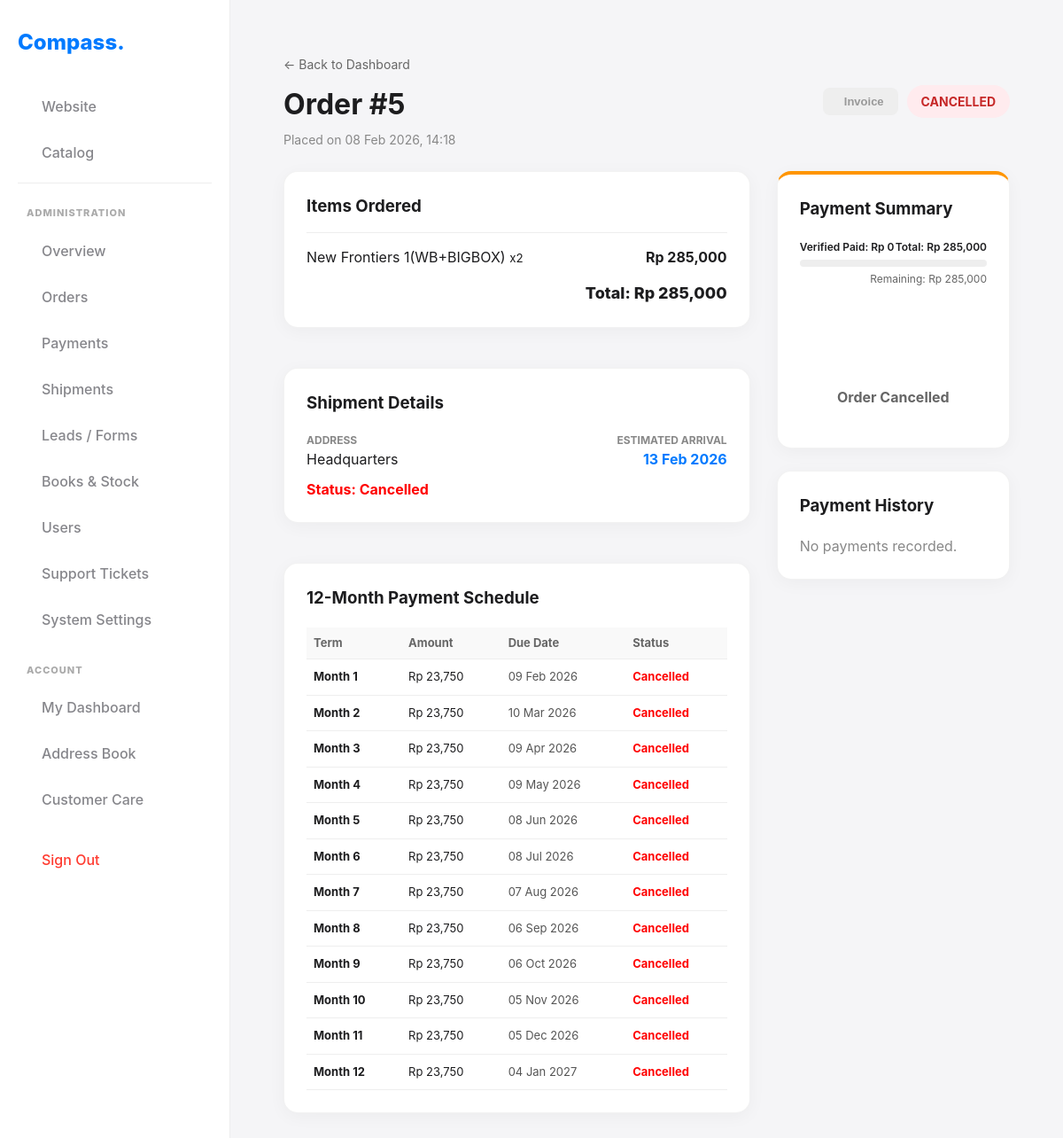
The app's page /?page=order_detail&id=5 (signed in) with its own data.
### tables this page shows
CREATE TABLE `orders` (
  `id` int NOT NULL,
  `reference_id` varchar(20) DEFAULT NULL,
  `user_id` int DEFAULT NULL,
  `shipping_city` varchar(100) DEFAULT NULL,
  `shipping_snapshot` text,
  `status` varchar(50) DEFAULT NULL,
  `payment_status` text,
  `tier_level` int DEFAULT '1',
  `is_early_bird` tinyint(1) DEFAULT '0',
  `total_amount` decimal(15,2) DEFAULT NULL,
  `paid_amount` decimal(15,2) DEFAULT '0.00',
  `payment_proof` varchar(255) DEFAULT NULL,
  `created_at` timestamp NULL DEFAULT CURRENT_TIMESTAMP,
  `shipping_status` text,
  `tracking_number` varchar(100) DEFAULT NULL,
  `estimated_delivery` date DEFAULT NULL,
  `confirmed_arrival` datetime DEFAULT NULL,
  `arrival_proof` varchar(255) DEFAULT NULL,
  `arrival_date` datetime DEFAULT NULL,
  `shipment_status` text,
  `next_payment_due` date DEFAULT NULL
);

CREATE TABLE `order_items` (
  `id` int NOT NULL,
  `order_id` int DEFAULT NULL,
  `book_id` int DEFAULT NULL,
  `quantity` int DEFAULT NULL,
  `unit_price` decimal(10,2) DEFAULT NULL,
  `total_price` decimal(10,2) DEFAULT NULL
);

CREATE TABLE `books` (
  `id` int NOT NULL,
  `title` text NOT NULL,
  `isbn` text NOT NULL,
  `category` text NOT NULL,
  `cefr` text NOT NULL,
  `cover_image` text NOT NULL,
  `base_price` text NOT NULL,
  `stock` text NOT NULL,
  `is_featured` text NOT NULL,
  `early_bird_price` decimal(10,2) DEFAULT '0.00',
  `early_bird_end_date` date DEFAULT NULL
);

### view_order_detail.php (the view, shortened to what this page needs)
<?php
$pdo = getDB();
$uid = $_SESSION['user_id'];
$oid = $_GET['id'] ?? 0;
$stmt = $pdo->prepare("SELECT * FROM orders WHERE id = ? AND user_id = ?");
$stmt->execute([$oid, $uid]);
$order = $stmt->fetch();
$stmtItems = $pdo->prepare("SELECT oi.*, b.title, b.cover_image FROM order_items oi JOIN books b ON oi.book_id = b.id WHERE oi.order_id = ?");
$stmtItems->execute([$oid]);
$items = $stmtItems->fetchAll();
$payments = $pdo->query("SELECT * FROM order_payments WHERE order_id = $oid ORDER BY payment_date DESC")->fetchAll();
$verified_paid = 0;
$remaining = $order['total_amount'] - $verified_paid;
$created_time = strtotime($order['created_at']);
$now = time();
$installment_amount = floor($order['total_amount'] / 12);
$schedule = [];
$temp_paid = $verified_paid;
$next_deadline = null;
$is_cancelled = in_array($order['status'], ['cancelled', 'rejected']);
for ($i = 1; $i <= 12; $i++) {
    $this_installment = ($i == 12) ? ($order['total_amount'] - ($installment_amount * 11)) : $installment_amount;
    if ($i == 1) {
        $due_date = $created_time + (24 * 60 * 60);
    } else {
        $due_date = $created_time + (($i - 1) * 30 * 24 * 60 * 60);
    }
    $month_paid = 0;
    if ($temp_paid >= $this_installment - 0.01) {
        $st = 'Paid';
        $col = 'green';
        $month_paid = $this_installment;
        $temp_paid -= $this_installment;
    } elseif ($temp_paid > 0) {
        $st = 'Partial (Rp ' . number_format($temp_paid) . ')';
        $col = ($now > $due_date) ? 'red' : 'orange';
        $month_paid = $temp_paid;
        $temp_paid = 0;
        if (!$next_deadline) $next_deadline = $due_date;
    } else {
        $st = ($now > $due_date) ? 'Overdue' : 'Pending';
        $col = ($now > $due_date) ? 'red' : 'orange';
        if (!$next_deadline) $next_deadline = $due_date;
    }
    if ($is_cancelled) {
        $st = 'Cancelled';
        $col = 'red';
    }
    $schedule[] = [
        'month' => $i,
        'amount' => $this_installment,
        'due_date' => $due_date,
        'status' => $st,
        'color' => $col,
        'paid_amount' => $month_paid,
        'remaining_amount' => $this_installment - $month_paid
    ];
}
$snapshot = json_decode($order['shipping_snapshot'] ?? '{}', true);
$full_address = $snapshot['address_line'] ?? ($order['shipping_city'] . ' (Address not archived)');
$est_arrival = $snapshot['est_arrival'] ?? date('Y-m-d', strtotime('+3 days'));
?>
<div class="container" style="max-width:1000px; margin-top:20px;">
    <div style="display:flex; justify-content:space-between; align-items:center; margin-bottom:25px;">
        <div>
            <a href="?page=profile" style="text-decoration:none; color:#666; font-size:14px;">&larr; Back to Dashboard</a>
            <h1 style="margin:10px 0 5px 0;">Order #<?php echo $order['id']; ?></h1>
            <div style="font-size:14px; color:#888;">Placed on <?php echo date('d M Y, H:i', strtotime($order['created_at'])); ?></div>
        </div>
        <div style="display:flex; gap:10px; align-items:center;">
            <?php if($order['payment_status'] == 'paid'): ?>
                <a href="print_invoice.php?type=order&id=<?php echo $order['id']; ?>" target="_blank" class="btn btn-sm" style="background:#333; color:white;">
                    <ion-icon name="print"></ion-icon> Invoice
                </a>
            <?php else: ?>
                <button disabled class="btn btn-sm" style="background:#eee; color:#999; cursor:not-allowed;" title="Available after full payment">
                    <ion-icon name="lock-closed"></ion-icon> Invoice
                </button>
            <?php endif; ?>
            <?php
                $st = $order['status'] ?? 'pending';
                $bg = '#eee'; $col = '#333';
                if($st=='confirmed') { $bg='#e8f5e9'; $col='#2e7d32'; }
                elseif($st=='pending') { $bg='#fff3e0'; $col='#ef6c00'; }
                elseif($st=='rejected' || $st=='cancelled') { $bg='#ffebee'; $col='#c62828'; }
            ?>
            <span style="display:inline-block; padding:8px 16px; border-radius:30px; font-weight:bold; font-size:14px; background:<?php echo $bg; ?>; color:<?php echo $col; ?>;">
                <?php echo strtoupper($st); ?>
            </span>
        </div>
    </div>
    <div class="dashboard-grid" style="display:grid; grid-template-columns: 2fr 1fr; gap:30px;">
        <div style="display:flex; flex-direction:column; gap:20px;">
            <div class="card">
                <h3 style="margin-top:0; border-bottom:1px solid #eee; padding-bottom:15px; margin-bottom:15px;">Items Ordered</h3>
                <?php foreach($items as $item): ?>
                    <div style="display:flex; justify-content:space-between; margin-bottom:10px;">
                        <div><?php echo htmlspecialchars($item['title']); ?> <small>x<?php echo $item['quantity']; ?></small></div>
                        <div style="font-weight:bold;">Rp <?php echo number_format($item['quantity'] * $item['unit_price']); ?></div>
                    </div>
                <?php endforeach; ?>
                <div style="text-align:right; font-weight:800; font-size:18px; margin-top:15px;">
                    Total: Rp <?php echo number_format($order['total_amount']); ?>
                </div>
            </div>
            <div class="card">
                <h3 style="margin-top:0;">Shipment Details</h3>
                <div style="display:grid; grid-template-columns: 1fr 1fr; gap:20px; align-items:start;">
                    <div>
                        <div style="font-size:12px; color:#888; font-weight:bold;">ADDRESS</div>
                        <div><?php echo htmlspecialchars($full_address); ?></div>
                        <div style="margin-top:10px; font-weight:bold; color:<?php echo ($order['shipping_status'] ?? '')=='cancelled' ? 'red' : 'green'; ?>">
                            Status: <?php echo ucfirst($order['shipping_status'] ?? 'Processing'); ?>
                        </div>
                    </div>
                    <div style="text-align:right;">
                        <div style="font-size:12px; color:#888; font-weight:bold;">ESTIMATED ARRIVAL</div>
                        <div style="font-weight:bold; color:#007AFF; margin-bottom:10px;">
                            <?php echo date('d M Y', strtotime($est_arrival)); ?>
                        </div>
                    </div>
                </div>
            </div>
            <div class="card">
                <h3 style="margin-top:0;">12-Month Payment Schedule</h3>
                <table style="width:100%; font-size:13px; border-collapse:collapse;">
                    <tr style="background:#f9f9f9; text-align:left; color:#666;">
                        <th style="padding:8px;">Term</th>
                        <th style="padding:8px;">Amount</th>
                        <th style="padding:8px;">Due Date</th>
                        <th style="padding:8px;">Status</th>
                    </tr>
                    <?php foreach($schedule as $s): ?>
                    <tr style="border-bottom:1px solid #eee;">
                        <td style="padding:10px 8px; font-weight:bold;">Month <?php echo $s['month']; ?></td>
                        <td style="padding:10px 8px;">Rp <?php echo number_format($s['amount']); ?></td>
                        <td style="padding:10px 8px; color:#555;"><?php echo date('d M Y', $s['due_date']); ?></td>
                        <td style="padding:10px 8px; font-weight:bold; color:<?php echo $s['color']; ?>;">
                            <?php echo $s['status']; ?>
                        </td>
                    </tr>
                    <?php endforeach; ?>
                </table>
            </div>
        </div>
        <div>
            <div class="card" style="border-top: 4px solid <?php echo $remaining <= 0 ? '#34C759' : '#FF9500'; ?>;">
                <h3 style="margin-top:0;">Payment Summary</h3>
                <div style="margin:20px 0;">
                    <div style="display:flex; justify-content:space-between; font-size:12px; font-weight:600;">
                        <span>Verified Paid: Rp <?php echo number_format($verified_paid); ?></span>
                        <span>Total: Rp <?php echo number_format($order['total_amount']); ?></span>
                    </div>
                    <div style="width:100%; height:8px; background:#eee; border-radius:4px; overflow:hidden; margin-top:5px;">
                    </div>
                    <div style="text-align:right; font-size:12px; color:#666; margin-top:5px;">
                        Remaining: Rp <?php echo number_format($remaining); ?>
                    </div>
                </div>
                <?php if($remaining > 0 && !$is_cancelled): ?>
                    <form method="POST" enctype="multipart/form-data" style="background:#f9f9f9; padding:15px; border-radius:8px;">
                        <label style="font-size:12px; font-weight:bold; display:block; margin-bottom:5px;">Select Months to Pay</label>
                        <div style="max-height: 180px; overflow-y: auto; background: #fff; border: 1px solid #ddd; padding: 10px; border-radius: 4px; margin-bottom: 10px;">
                            <?php foreach($schedule as $s): ?>
                                <?php if($s['remaining_amount'] > 0): ?>
                                    <div style="display:flex; justify-content:space-between; padding:5px 0; border-bottom:1px solid #eee;">
                                        <label style="display:flex; align-items:center; gap:8px; cursor:pointer; width:100%;">
                                            <input type="checkbox" class="month-checkbox" value="<?php echo $s['remaining_amount']; ?>" onchange="calculateTotal()">
                                            <span>Month <?php echo $s['month']; ?></span>
                                            <span style="margin-left:auto; font-weight:bold; color:var(--primary);">Rp <?php echo number_format($s['remaining_amount']); ?></span>
                                        </label>
                                    </div>
                                <?php endif; ?>
                            <?php endforeach; ?>
                        </div>
                        <div style="font-size:15px; font-weight:800; text-align:right; margin-bottom:15px; color:#333;">
                            Selected: Rp <span id="selected-total-display">0</span>
                        </div>
                        <input type="hidden" name="amount" id="selected-total-input" value="0">
                        <label style="font-size:12px; font-weight:bold; display:block; margin-bottom:5px;">Upload Proof of Payment</label>
                        <input type="file" name="proof" required style="font-size:13px; width:100%; padding:8px; margin-bottom:10px; background:white; border:1px solid #ddd; border-radius:4px;">
                        <button type="submit" class="btn btn-sm" style="width:100%;" id="upload-btn" disabled>Pay Selected</button>
                    </form>
                    <?php if($verified_paid == 0): ?>
                        <form method="POST" onsubmit="return confirm('Are you sure you want to cancel this order?');" style="margin-top:15px;">
                            <input type="hidden" name="cancel_order" value="1">
                            <button type="submit" class="btn btn-sm" style="width:100%; background:#fff; border:1px solid #ffcdd2; color:#d32f2f;">
                                Cancel Order
                            </button>
                        </form>
                    <?php endif; ?>
                <?php elseif($order['status'] == 'cancelled'): ?>
                    <div style="text-align:center; color:#666; font-weight:bold; padding:20px;">
                        <ion-icon name="ban" style="font-size:48px;"></ion-icon><br>
                        Order Cancelled
                    </div>
                <?php endif; ?>
            </div>
            <div class="card">
                <h3 style="margin-top:0;">Payment History</h3>
                <?php if(empty($payments)): ?>
                    <div style="color:#888;">No payments recorded.</div>
                <?php endif; ?>
            </div>
        </div>
    </div>
</div>

### style.css (style rules this page uses)
:root { --primary: #007aff; --primary-dark: #0056b3; --secondary: #5856d6; --accent: #ff2d55; --background: #f5f5f7; --text-main: #1d1d1f; --text-muted: #86868b; --card-bg: #ffffff; --success: #34c759; --sidebar-width: 260px; --header-height: 60px; --radius: 16px; --gradient-hero: linear-gradient(135deg, #007aff 0%, #00c7be 100%); }
* { box-sizing: border-box; }
body { margin: 0; padding: 0; background-color: var(--background); font-family: -apple-system, BlinkMacSystemFont, "Segoe UI", Roboto, Helvetica, Arial, sans-serif; color: var(--text-main); line-height: 1.5; -webkit-font-smoothing: antialiased; scroll-behavior: smooth; }
.container { max-width: 1200px; margin: 0 auto; padding: 0 20px; }
.btn, .btn-sm { display: inline-flex; align-items: center; justify-content: center; gap: 8px; padding: 12px 24px; background: var(--primary); color: white; border-radius: 12px; border: none; font-weight: 600; font-size: 14px; text-decoration: none; cursor: pointer; transition: transform 0.2s, box-shadow 0.2s; text-align: center; }
.btn-sm { padding: 8px 16px; font-size: 13px; border-radius: 8px; }
.card { background: var(--card-bg); border-radius: var(--radius); padding: 25px; box-shadow: 0 4px 20px rgba(0, 0, 0, 0.04); margin-bottom: 25px; border: 1px solid rgba(0, 0, 0, 0.05); transition: transform 0.3s ease; }
table { width: 100%; border-collapse: collapse; }
th, td { padding: 12px; text-align: left; border-bottom: 1px solid #eee; }
.dashboard-grid { display: grid; grid-template-columns: 2fr 1fr; gap: 25px; align-items: start; }

### records on screen
orders: id "5", created_at "08 Feb 2026, 14:18", status "CANCELLED", total_amount "285,000", shipping_snapshot "Headquarters", shipping_status "Cancelled"
order_items: book.title "New Frontiers 1(WB+BIGBOX)", quantity "2", $item['quantity'] * $item['unit_price'] "285,000"

### other values on screen
$s['month'] "1"
$s['amount'] "23,750"
date('d M Y', $s['due_date']) "09 Feb 2026"
$s['status'] "Cancelled"
$s['month'] "2"
date('d M Y', $s['due_date']) "10 Mar 2026"
$s['month'] "3"
date('d M Y', $s['due_date']) "09 Apr 2026"
$s['month'] "4"
date('d M Y', $s['due_date']) "09 May 2026"
$s['month'] "5"
date('d M Y', $s['due_date']) "08 Jun 2026"
$s['month'] "6"
date('d M Y', $s['due_date']) "08 Jul 2026"
$s['month'] "7"
